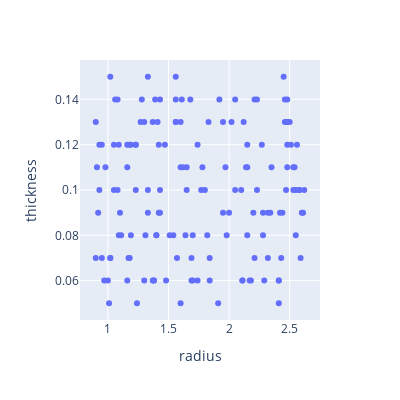

Notebook source saved alongside this figure:
### Code cell
random_fig = px.scatter(random_samples, x="radius", y="thickness", width=400, height=400)
random_fig

### Figure 1 — Plotly figure (JSON) as saved in the notebook; plotly's stock layout.template omitted (floating-point values rounded to 4 significant figures; data arrays with more than 128 entries replaced by an {"elided": "..."} marker saying what was removed)
{"data": [{"hovertemplate": "radius=%{x}<br>thickness=%{y}<extra></extra>", "legendgroup": "", "marker": {"color": "#636efa", "symbol": "circle"}, "mode": "markers", "name": "", "orientation": "v", "showlegend": false, "type": "scatter", "x": {"elided": "150 float values"}, "xaxis": "x", "y": {"elided": "150 float values"}, "yaxis": "y"}], "layout": {"height": 400, "legend": {"tracegroupgap": 0}, "margin": {"t": 60}, "width": 400, "xaxis": {"anchor": "y", "autorange": true, "domain": [0, 1], "range": [0.7701, 2.75], "title": {"text": "radius"}, "type": "linear"}, "yaxis": {"anchor": "x", "autorange": true, "domain": [0, 1], "range": [0.0426, 0.1574], "title": {"text": "thickness"}, "type": "linear"}}}
